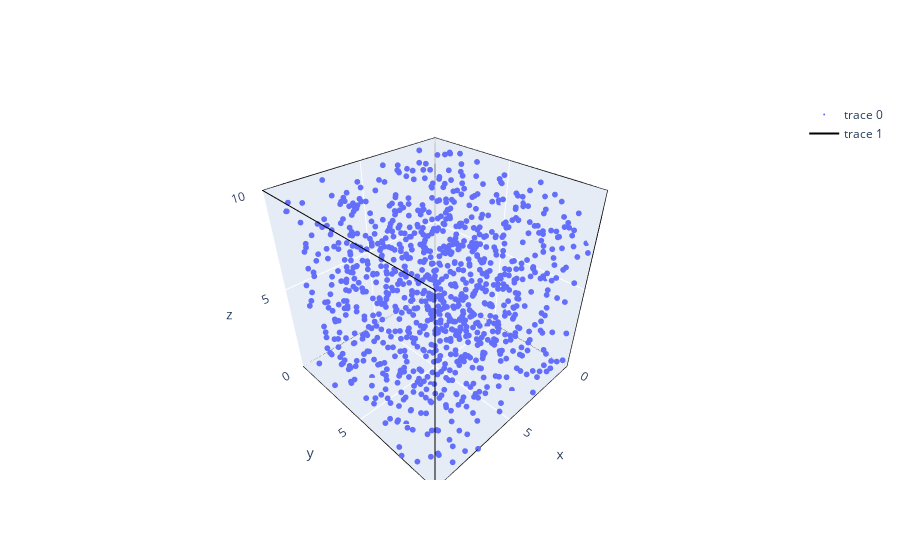

Write notebook code for a chart like this one.
### Markdown cell above
### 2. Generar posiciones al azar para $N$ partículas de un gas dentro de una caja cúbica de lado $L=10$ (en unidades termodinámicas). Comience, para hacer pruebas, con un número pequeño de partícula $N=100$ y vaya aumentando para mejorar los resultados.

### Code cell
def generar_posiciones_particulas(N=100, L=10):
    """
    Genera posiciones aleatorias para N partículas dentro de una caja cúbica de lado L.

    Parámetros:
    - N: int, número de partículas.
    - L: float, longitud del lado de la caja cúbica en unidades termodinámicas.

    Retorna:
    - posiciones: ndarray, un arreglo de forma (N, 3) que contiene las posiciones aleatorias
    de cada partícula dentro de la caja cúbica.
    """
    posiciones = np.random.rand(N, 3) * L
    return posiciones


def graficar_posiciones_particulas(posiciones, L=10):
    """
    Grafica las posiciones de las partículas en una caja cúbica usando Plotly.

    Parámetros:
    - posiciones: ndarray, un arreglo de forma (N, 3) que contiene las posiciones de las partículas.
    - L: float, longitud del lado de la caja cúbica en unidades termodinámicas.
    """
    # Crear una gráfica de dispersión de las partículas
    traza_particulas = go.Scatter3d(
        x=posiciones[:, 0],
        y=posiciones[:, 1],
        z=posiciones[:, 2],
        mode='markers',
        marker=dict(size=2)
    )

    # Definir los bordes de la caja cúbica
    bordes_caja = [
        go.Scatter3d(x=[0, L, L, 0, 0, 0, L, L, L, L, 0, 0, 0, 0],
                     y=[0, 0, L, L, 0, 0, 0, L, L, 0, 0, L, L, 0],
                     z=[0, 0, 0, 0, 0, L, L, L, 0, 0, 0, 0, L, L],
                     mode='lines',
                     line=dict(color='black', width=2))
    ]

    # Combinar las trazas de las partículas y la caja
    fig = go.Figure(data=[traza_particulas] + bordes_caja)

    # Actualizar el diseño para crear una relación de aspecto cúbica
    fig.update_layout(scene=dict(
        xaxis=dict(nticks=4, range=[0, L]),
        yaxis=dict(nticks=4, range=[0, L]),
        zaxis=dict(nticks=4, range=[0, L]),
        aspectmode='cube'
    ))

    # Mostrar la figura
    fig.show()


# Generar posiciones de las partículas
N = 1000  # Número de partículas
L = 10  # Longitud del lado de la caja cúbica
posiciones = generar_posiciones_particulas(N, L)

# Graficar las posiciones y la caja cúbica
graficar_posiciones_particulas(posiciones, L)

### Figure 1 — Plotly figure (JSON) as saved in the notebook; plotly's stock layout.template omitted (floating-point values rounded to 4 significant figures; data arrays with more than 128 entries replaced by an {"elided": "..."} marker saying what was removed)
{"data": [{"marker": {"size": 2}, "mode": "markers", "type": "scatter3d", "x": {"elided": "1000 float values"}, "y": {"elided": "1000 float values"}, "z": {"elided": "1000 float values"}}, {"line": {"color": "black", "width": 2}, "mode": "lines", "type": "scatter3d", "x": [0, 10, 10, 0, 0, 0, 10, 10, 10, 10, 0, 0, 0, 0], "y": [0, 0, 10, 10, 0, 0, 0, 10, 10, 0, 0, 10, 10, 0], "z": [0, 0, 0, 0, 0, 10, 10, 10, 0, 0, 0, 0, 10, 10]}], "layout": {"scene": {"aspectmode": "cube", "xaxis": {"nticks": 4, "range": [0, 10]}, "yaxis": {"nticks": 4, "range": [0, 10]}, "zaxis": {"nticks": 4, "range": [0, 10]}}}}
